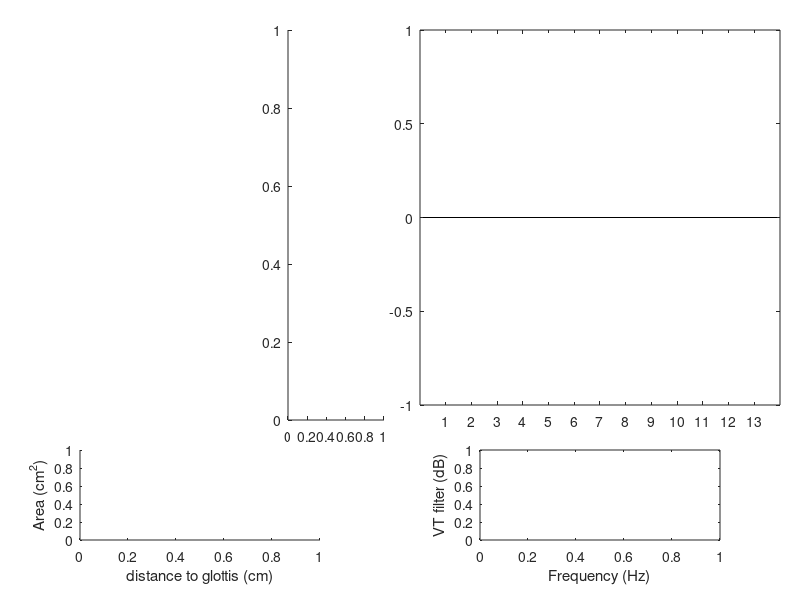

The MATLAB script that drew this image: (Note: this script raises an error after producing the figure.)
function varargout=diva_vtdisp_Ricky(option,varargin)

if ~nargin||isempty(option), option='init'; end
hfig=[];
if ishandle(option), hfig=option; option=varargin{1}; varargin=varargin(2:end); end

switch(lower(option))
    case 'init'
        %data.state.x=zeros(13,1);
        %[data.state.y,data.state.z,data.state.Outline]=diva_synth(data.state.x);
        
        % setting up figure
        data.handles.hfig=figure('units','norm','position',[.3 .5 .4 .4],'menubar','none','name','DIVA vocal tract display','numbertitle','off','color','w');
        
        % setting up 2D vocal tract
        %data.handles.hax1=axes('units','norm','position',[.05 .3 .45 .65],'color',1*[1 1 1]);
        data.handles.hax1=axes('units','norm','position',[0 .3 .45 .65],'color',1*[1 1 1]);
        
        
        % memory first (h1 is fill in, h0 is outline) 
        % ver1 solid moving, dotted fixed
        % ver2 is the opposite
        data.handles.h1_memory=patch(nan,nan,'k','facecolor',.85*[1 1 1],'linestyle','--','edgecolor','none','linewidth',2,'parent',data.handles.hax1);
        % regular 2D representation 
        data.handles.h1=patch(nan,nan,'k','facecolor',.85*[1 1 1],'edgecolor','none','linewidth',2,'parent',data.handles.hax1);
        hold(data.handles.hax1,'on'); data.handles.h0=plot(nan,nan,'k','linewidth',2,'parent',data.handles.hax1); hold(data.handles.hax1,'off');
        hold(data.handles.hax1,'on'); data.handles.h0_memory=plot(nan,nan,'k','linestyle',':','linewidth',2,'parent',data.handles.hax1); hold(data.handles.hax1,'off');

        axis(data.handles.hax1,'equal','tight');
        set(data.handles.hax1,'xcolor','w','ycolor','w','xtick',[],'ytick',[],'xdir','reverse');
        %set(data.handles.h1,'xdata',real(data.state.Outline),'ydata',imag(data.state.Outline));
        
        % setting up supplementary plot for 2D vocal tract
        data.handles.hax1a=axes('units','norm','position',[.36 .3 .12 .65],'color',0.85*[1 1 1],'box','off');
        
        % plotting area function
        data.handles.hax2=axes('units','norm','position',[.1 .1 .3 .15],'color',.85*[1 1 1]);
        data.handles.h2=patch(nan,nan,'k','facecolor',1*[1 1 1],'edgecolor','k','linewidth',2,'parent',data.handles.hax2);
        xlabel(data.handles.hax2,'distance to glottis (cm)'); ylabel(data.handles.hax2,'Area (cm^2)');
        % plotting frequency spectrum
        data.handles.hax3=axes('units','norm','position',[.6 .1 .3 .15],'box','off');
        data.handles.h3=plot(nan,nan,'k','color','k','linewidth',2,'parent',data.handles.hax3);
        xlabel(data.handles.hax3,'Frequency (Hz)');
        ylabel(data.handles.hax3,'VT filter (dB)');
        
        % plotting new 'bar-sliders'
        data.handles.hax4 = axes('units','norm','position',[.525 .325 .45 .625]);
        data.handles.hplot4 = bar(zeros(1,13)); % psst you need to plot the bar first, before changing the axes properties
        data.handles.hax4.YLimMode = 'manual';  % or else it'll just change the Ylim properties to be the default for bar plots!!
        data.handles.hax4.YLim = [-1 1];        % used to be -3 to 3, but that seemed excessive....
        data.handles.hplot4.FaceColor = 'flat';
        %data.handles.hplot4 = bar(-3+(3+3)*rand(1,13));
        
%         % plotting new 'bar-sliders'
%         data.handles.hax4 = axes('units','norm','position',[.525 .325 .45 .625]);
%         data.handles.hplot4 = polarhistogram(data.handles.hax4,zeros(1,13),13); % psst you need to plot the bar first, before changing the axes properties
%         %data.handles.hax4.YLimMode = 'manual';  % or else it'll just change the Ylim properties to be the default for bar plots!!
%         %data.handles.hax4.YLim = [-1 1];        % used to be -3 to 3, but that seemed excessive....
%         %data.handles.hplot4.FaceColor = 'flat';
%         %data.handles.hplot4 = bar(-3+(3+3)*rand(1,13));
        
        set(data.handles.hfig,'WindowButtonDownFcn',@downcallback, 'WindowButtonUpFcn',@upcallback, 'WindowButtonMotionFcn',@overcallback); % callback for when mouse hovers over plot
        
        %for n1=1:13 % this is where the sliders are created, need to replace these with bars (for now)
        %    data.handles.hslider(n1)=uicontrol('units','norm','position',[.6 .90-(n1-1)*.05 .3 .05],'style','slider','min',-3,'max',3,'callback',@(varargin)diva_vtdisp(data.handles.hfig,'setslider',n1));
        %end
        
        % flag for first time setup
        data.setup = 1;
        set(data.handles.hfig,'userdata',data);
        diva_vtdisp_Ricky(data.handles.hfig,'update',[zeros(10,1);0;1;1]); % uses 'update' case to initialize default plots
        drawnow;
        
    case 'setslider' % called when a slider is moved, mouse is released  
        barData = varargin{1};
        if isempty(hfig), hfig=gcf; end
        data=get(hfig,'userdata');
        n=[];
        if numel(varargin)>=1, n=varargin{1}; end
        if numel(varargin)>=2, v=varargin{2};
        else
            if isfield(barData, 'curBar') && isfield(barData, 'curBarVal')
                n=barData.curBar;
                v=barData.curBarVal;
            else
                return;
            end
        end
        if isempty(n), n=1:numel(v); end
        try, x=data.state.x(:,end);
        catch, x=zeros(13,1);
        end
        x=repmat(x,[1,100]);
        x(n,:)=[linspace(x(n,1),v,20),repmat(v,1,80)];
        diva_vtdisp_Ricky(hfig,'update',x,barData);
                
    case 'update'
        if numel(varargin)> 1
            barData = varargin{2};
        end
        if isempty(hfig), hfig=gcf; end
        data=get(hfig,'userdata');
        data.state.x=varargin{1};
        
        if exist('barData', 'var') == 1
            if barData.ready2play
                %if size(data.state.x,2)>1,
                [data.state.s,data.state.fs]=diva_synth(data.state.x,'sound');
                sound(data.state.s,data.state.fs);
                %end
            end
        end 
       
        d=1.0*.75/10;
        fs=4*11025;
        
        %pay attention here for real-time plot update
        %for n=[1:9:size(data.state.x,2)-1,size(data.state.x,2)]
        n=[1:9:size(data.state.x,2)-1,size(data.state.x,2)];
        n=n(end);
        %n = 100;
        
        %[data.state.Aud,data.state.Som,data.state.Outline,data.state.af,data.state.filt]=diva_synth(data.state.x(:,n)); % this in particular
        [data.state.Aud,data.state.Som,data.state.Outline,data.state.af,data.state.filt]=diva_synth(data.state.x(:,n), 'explicit');
        
        % vocal tract configuration
        x=data.state.Outline;
        x(end+1)=x(1);
        
        if data.setup
            set(data.handles.h0,'xdata',real(x),'ydata',imag(x));
            set(data.handles.h0_memory,'xdata',real(x),'ydata',imag(x));
            data.setup = 0;
        end
                    
        if exist('barData', 'var') == 1
            if barData.ready2play
                % ver 1
                set(data.handles.h0_memory,'xdata',real(x),'ydata',imag(x));
                
                % ver 2
                %set(data.handles.h0,'xdata',real(x),'ydata',imag(x));
            end
        end
        
        % ver 1 
        set(data.handles.h0,'xdata',real(x),'ydata',imag(x));
        set(data.handles.h1,'xdata',real(x),'ydata',imag(x));
        
        % ver 2 
        %set(data.handles.h0_memory,'xdata',real(x),'ydata',imag(x));
        %set(data.handles.h1_memory,'xdata',real(x),'ydata',imag(x));
        
        
        % area function
        set(data.handles.h2,'xdata',d*[1:numel(data.state.af) numel(data.state.af):-1:1],'ydata',[max(0,data.state.af(:))'/2, -fliplr(max(0,data.state.af(:))')/2]);
        set(data.handles.hax2,'xlim',d*[.5 numel(data.state.af)+.5],'ylim',max(8,max(data.state.af)/2)*[-1 1]);
        
        % frequency spectrum
        x=10*log10(abs(data.state.filt));
        i=find(x(2:end-1)>x(1:end-2)&x(2:end-1)>x(3:end))*fs/numel(data.state.filt)*1e0;
        set(data.handles.h3,'xdata',(0:numel(data.state.filt)-1)*fs/numel(data.state.filt)*1e0,'ydata',x);
        set(data.handles.hax3,'xlim',[0 min(8000,fs/2)]*1e0,'ylim',[-15 max(15,max(x))],'box','off','xtick',i);
        set(data.handles.hax3,'XTickLabelRotation',45); % rotate x-axis label to avoid overlap
        set(data.handles.hfig,'userdata',data);
        %for n1=1:13,set(data.handles.hslider(n1),'value',data.state.x(n1,n));end
        drawnow;
        %end
end

    function downcallback(varargin)
        pos2=get(data.handles.hax4,'currentpoint'); % get current point rel to axes [x y -; x y -]
        curBarIdx = round(pos2(1));
        data.curBar = curBarIdx;
        data.mouseIsDown = true; % recognizes / saves the fact that the mouse is pressed down
        data.ready2play = false;
    end

    function upcallback(varargin)
        data.mouseIsDown = false;% recognizes / saves the fact that the mous has been let go
        if isfield(data, 'curBar')
             data.handles.hplot4.CData(data.curBar,:) = [0 0.4470 0.7410];
            drawnow;
        end
        data.ready2play = true;
        diva_vtdisp_Ricky(data.handles.hfig,'setslider',data);
        % old
        %diva_vtdisp_Ricky(data.handles.hfig,'setslider',data);
    end

    function overcallback(varargin)    % for when mouse hovers over plot
        if isfield(data, 'mouseIsDown')
            if data.mouseIsDown
                %p1=get(0,'pointerlocation');    % get mouse location [x y]
                %p2=get(data.hfig,'position');   % get position of figure [x y w h]
                %pos=p1-p2(1:2); % find mouse position relative to figure
                %set(data.hfig,'currentpoint',pos); % not sure
                
                pos2=get(data.handles.hax4,'currentpoint'); % get current point rel to axes [x y -; x y -]
                
                %curBarIdx = round(pos2(1));
                %data.handles.hplot4.CData(curBarIdx,:) = [0 0.8 0.8];
                
                data.handles.hplot4.CData(data.curBar,:) = [0 0.8 0.8];
                barLim = max(data.handles.hplot4.XData);
                %if curBarIdx <= barLim && curBarIdx > 0.5 && pos2(1,2) >= -3 && pos2(1,2) <= 3
                if data.curBar <= barLim && data.curBar > 0.5 && pos2(1,2) >= -3 && pos2(1,2) <= 3
                    %data.curBar = curBarIdx;
                    data.curBarVal = pos2(1,2);
                    ydata = data.handles.hplot4.YData;  % get bar plot y data
                    newY = ydata;
                    %newY(curBarIdx) = pos2(1,2);
                    newY(data.curBar) = pos2(1,2);
                    %disp(pos2(1,2));
                    data.handles.hplot4.YData = newY;
                    
                    data.ready2play = false;
                    diva_vtdisp_Ricky(data.handles.hfig,'setslider',data);
                    drawnow;
                end
            end
        end
    end

end
